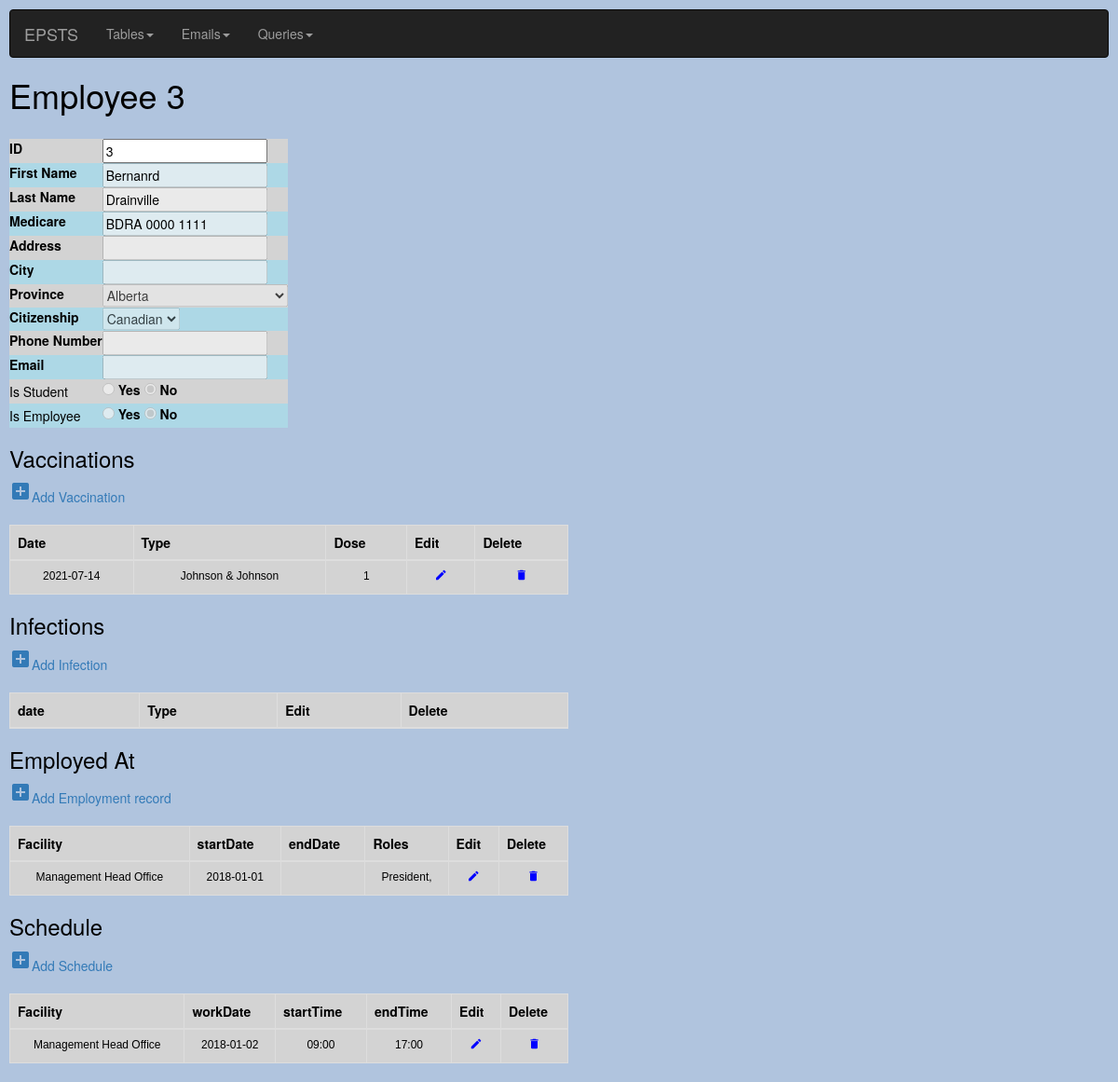
Screenshot of /main/web/edit_person.php?id=3&action=view&mode=employee with the database file from the repository.
### tables this page shows
CREATE TABLE Persons (
    personID int PRIMARY KEY AUTO_INCREMENT,
    firstName varchar(100),
    lastName varchar(100),
    dateOfBirth date,
    medicare varchar(14) NOT NULL UNIQUE ,  
    medicareExpiryDate date,
    phoneNumber varchar(14),     
    address varchar(200),
    city varchar(100),
    province char(2),
    citizenship varchar(50),
    email varchar(200),
    isStudent bool DEFAULT false,
    isEmployee bool DEFAULT false
);

CREATE TABLE Employees (
    personID int,
    facilityID int,
    startDate date,
    endDate date,
    primaryEmploymentRoleID int NOT NULL,
    secondaryEmploymentRoleID int,
    tertiaryEmploymentRoleID int,
    PRIMARY KEY (personID, facilityID, startDate),
    FOREIGN KEY (personID) REFERENCES Persons(personID),
    FOREIGN KEY (facilityID) REFERENCES Facilities(facilityID),
    FOREIGN KEY (primaryEmploymentRoleID) REFERENCES EmploymentRoles(employmentRoleID),
    FOREIGN KEY (secondaryEmploymentRoleID) REFERENCES EmploymentRoles(employmentRoleID),
    FOREIGN KEY (tertiaryEmploymentRoleID) REFERENCES EmploymentRoles(employmentRoleID)
);

CREATE TABLE Facilities (
    facilityID int PRIMARY KEY AUTO_INCREMENT,
    ministryID int,
    name varchar(100),
    address varchar(100),
    city varchar(100),
    province char(2),
    postalCode varchar(7),
    phoneNumber varchar(14),
    web varchar(200),
    capacity int,
    isManagementHeadOffice bool DEFAULT false,
    isManagementGeneral bool DEFAULT false,
    isSchoolPrimary bool DEFAULT false,
    isSchoolMiddle bool DEFAULT false,
    isSchoolHigh bool DEFAULT false,
    FOREIGN KEY (ministryID) REFERENCES Ministries(ministryID)
);

CREATE TABLE EmploymentRoles (
    employmentRoleID int PRIMARY KEY,
    title varchar(100),
    isHead bool DEFAULT false
);

CREATE TABLE Schedule (
    workDate date,
    personID int,
    facilityID int,
    startTime int,
    endTime int,
    PRIMARY KEY (personID, facilityID, workDate, startTime),
    FOREIGN KEY (personID, facilityID) REFERENCES Employees(personID, facilityID)
        ON DELETE CASCADE
);

### main/web/edit_person.php (the view, shortened to what the rows shown need)
<?php require('globals.php'); ?>
<?php
$conn = createConnection();
$action = null;
if (isset($_GET['action'])) {
    $action = $_GET['action'];
}
if ($action == "view" || $action == "delete") {
    $readonly = "disabled";
} else {
    $readonly = '';
}
$mode = $_GET['mode'];
$record['personID'] = -1;
$record['firstName'] = "";
$record['lastName'] = "";
$record['address'] = "";
$record['medicare'] = "";
$record['city'] = "";
$record['province'] = "QC";
$record['citizenship'] = "Canadian";
$record['phoneNumber'] = "";
$record['email'] = "";
if ($mode == 'student') {
    $record['isStudent'] = 1;
    $record['isEmployee'] = 0;
} else {
    $record['isStudent'] = 0;
    $record['isEmployee'] = 1;
}
if ($action != 'add') {
    $row = selectSingleTuple("SELECT * FROM Persons WHERE personID = " . $_GET['id']);
    if ($row != null) {
        $record['personID'] = $row['personID'];
        $record['firstName'] = $row['firstName'];
        $record['lastName'] = $row['lastName'];
        $record['address'] = $row['address'];
        $record['city'] = $row['city'];
        $record['province'] = $row['province'];
        $record['citizenship'] = $row['citizenship'];
        $record['phoneNumber'] = $row['phoneNumber'];
        $record['email'] = $row['email'];
        $record['medicare'] = $row['medicare'];
        $record['isStudent'] = $row['isStudent'];
        $record['isEmployee'] = $row['isEmployee'];
    }
}
?>
<!DOCTYPE html>
<html lang="en">
<head>
    <?php commonHead(); ?>
</head>
<body>
<main>
    <?php commonNav(); ?>
    <?php $modestring = ($_GET['mode'] == "student" ? 'Student' : 'Employee') ?>
    <?php
    if ($action == 'add') {
        echo "<h1>Add $modestring </h1>";
    } else {
        echo "<h1>$modestring " . $record['personID'] . "</h1>";
    }
    ?>
    <form action="edit_person.php" method="post">
        <table>
            <tr <?php if ($action == 'add') echo 'style="display:none;' ?>>
                <td><input type="number" name="personID" size="4" value="<?= $record['personID'] ?>" readonly></td>
            </tr>
            <tr>
                <td><input type="text" name="firstName" maxlength="100" <?= $readonly ?>
                           value="<?= $record['firstName'] ?? '' ?>">
            </tr>
            <tr>
                <td><input type="text" name="lastName" maxlength="100" <?= $readonly ?>
                           value="<?= $record['lastName'] ?? '' ?>">
            </tr>
            <tr>
                <td><input type="text" name="medicare" maxlength="14" <?= $readonly ?>
                           value="<?= $record['medicare'] ?? '' ?>"></td>
            </tr>
            <tr>
                <td>
                <input type="radio" name="isStudent"
                           value="1" <?= $readonly ?> <?= ($record['isStudent'] == 1) ? "checked" : "" ?> <?= ($_GET['mode']  == 'student' && $_GET['action'] == 'add') ? 'disabled' : ''?>>
                    <label for="isStudent">Yes</label>
                    <input type="radio" name="isStudent"
                           value="0" <?= $readonly ?> <?= ($record['isStudent'] == 0) ? "checked" : ""?> <?= ($_GET['mode']  == 'student' && $_GET['action'] == 'add') ? 'disabled' : ''?>>
                    <label for="isStudent">No</label>
                </td>
            </tr>
            <tr>
                <td>
                    <input type="radio" name="isEmployee"
                           value="1" <?= $readonly ?> <?= ($record['isEmployee'] == 1) ? "checked" : "" ?> <?= ($_GET['mode']  == 'employee' && $_GET['action'] == 'add') ? 'disabled' : ''?>>
                    <label for="isEmployee">Yes</label>
                    <input type="radio" name="isEmployee"
                           value="0" <?= $readonly ?> <?= ($record['isEmployee'] == 0) ? "checked": ""?><?= ($_GET['mode']  == 'employee' && $_GET['action'] == 'add') ? 'disabled' : ''?>>
                    <label for="isEmployee">No</label>
                </td>
            </tr>
        </table>
    </form>
    <?php if ($action =='view') {
        generateVaccinationsTable($record['personID'],$conn, $_GET['mode']);
        generateInfectionTable($record['personID'],$conn, $_GET['mode']);
        if ($_GET['mode'] == "employee") {
            generateEmploymentTable($record['personID'], $conn);
            generateScheduleTable($record['personID'], $conn);
        }
    }
    ?>
</main>
</body>
<html>

### main/web/globals.php (shortened to what the rows shown need)
<?php
function commonHead() {
        echo "\t<link rel='stylesheet' href='https://maxcdn.bootstrapcdn.com/bootstrap/3.4.1/css/bootstrap.min.css'>\r\n";
        echo "\t<link rel='stylesheet' href='style2.css'>\r\n";
    }
function commonNav() {
    echo "<nav class='navbar navbar-inverse'>\r\n";
    echo "\t<div class='container-fluid'>\r\n";
    echo "\t</div>\r\n";
    echo "</nav>\r\n";
}
function createConnection() {
    $conn = new mysqli($GLOBALS['servername'], $GLOBALS['username'], $GLOBALS['password'], $GLOBALS['dbname']);
    if ($conn->connect_error) {
        die("Connection failed: " . $conn->connect_error);
    } else {
        return $conn;
    }
}
function selectSingleTuple($sql, $conn = null) {
    if ($conn == null) {
        $conn = createConnection();
        $closeconn=true;
    }
    try {
        $result= mysqli_query($conn, $sql);
    } catch (mysqli_sql_exception $e) {
        echo "<div class='error'>MySQl returned error evaluating : " . $sql . "<br>Message: " . $e->getMessage() . "</div>";
        return;
    }
    $row = mysqli_fetch_assoc($result);
    if ($row == null) {
        echo "<div class='error'>Query failed to return a single row: " . $sql . "</div>";
        exit();
    } else {
        return $row;
    }
}
function timeIntToString($time) {
    $time = (int)$time;
    $hours = (int)($time / 100);
    $minutes = $time % 100;
    $hours = str_pad($hours, 2, '0', STR_PAD_LEFT);
    $minutes = str_pad($minutes, 2, '0', STR_PAD_LEFT);
    return $hours . ':' . $minutes;
}
function generateVaccinationsTable($personID, $conn=null, $returnmode= null) {
    echo "<h3>Vaccinations</h3>";
    echo "<a href='edit_vaccination.php?personID=$personID&action=add".($returnmode != null? "&returnmode=$returnmode" : "")."'><i class='material-icons'>add_box</i>Add Vaccination</a>";
    echo "<br/><br/>";
    echo "<table class='table table-bordered table-hover table-sm'>";
    echo "<thead>";
    echo "<tr><th>Date</th><th>Type</th><th>Dose</th>";
    echo "<th>Edit</th><th>Delete</th></tr>";
    echo "</thead>";
    echo "<tbody>";
    echo "</tbody>";
    echo "</table>";
}
function generateInfectionTable($personID, $conn=null, $returnmode= null) {
    echo "<h3>Infections</h3>";
    echo "<a href='edit_infection.php?personID=$personID&action=add".($returnmode != null? "&returnmode=$returnmode" : "")."'><i class='material-icons'>add_box</i>Add Infection</a>";
    echo "<br/><br/>";
    echo "<table class='table table-bordered table-hover table-sm'>";
    echo "<thead>";
    echo "<tr><th>date</th><th>Type</th>";
    echo "<th>Edit</th><th>Delete</th></tr>";
    echo "</thead>";
    echo "</table>";
}
function generateScheduleTable($personID, $conn=null) {
    $sql = "SELECT workDate, facilityID, startTime, endTime, name  FROM Schedule NATURAL JOIN Facilities WHERE personID=$personID ORDER BY workDate DESC, startTime";
    try {
        $result= mysqli_query($conn, $sql);
    } catch (mysqli_sql_exception $e) {
        echo "<div class='error'>MySQl returned error evaluating : " . $sql . "<br>Message: " . $e->getMessage() . "</div>";
        return;
    }
    $tables = mysqli_fetch_all($result);
    echo "<h3>Schedule</h3>";
    echo "<a href='edit_schedule.php?personID=$personID&action=add'><i class='material-icons'>add_box</i>Add Schedule</a>";
    echo "<br/><br/>";
    echo "<table class='table table-bordered table-hover table-sm'>";
    echo "<thead>";
    echo "<tr><th>Facility</th><th>workDate</th><th>startTime</th><th>endTime</th>";
    echo "<th>Edit</th><th>Delete</th></tr>";
    echo "</thead>";
    echo "<tbody>";
    foreach ($tables as $table) {
        $workDate=$table[0];
        $facilityID = $table[1];
        $startTime= $table[2];
        $endTime = $table[3];
        $facilityName = $table[4];
        echo "<tr class='tablerow'>";
        echo "<td>".$facilityName."</td>";
        echo "<td>".$workDate."</td>";
        echo "<td>".timeIntToString($startTime)."</td>";
        echo "<td>".timeIntToString($endTime)."</td>";
        echo "<td><a href=\"edit_schedule.php?personID=$personID&workDate=".$workDate."&facilityID=$facilityID&startTime=$startTime&action=edit\"><i class='material-icons'>edit</i></a></td>";
        echo "<td><a href=\"edit_schedule.php?personID=$personID&workDate=".$workDate."&facilityID=$facilityID&startTime=$startTime&action=delete\"><i class='material-icons'>delete</i></a></td>";
        echo "</tr>\r\n";
    }
    echo "</tbody>";
    echo "</table>";
}
function generateEmploymentTable($personID, $conn=null) {
    $sql = "SELECT facilityID, startDate, endDate,name,primaryEmploymentRoleID, secondaryEmploymentRoleID, tertiaryEmploymentRoleID  FROM Employees NATURAL JOIN Facilities WHERE personID=$personID ORDER BY startDate DESC";
    try {
        $result= mysqli_query($conn, $sql);
    } catch (mysqli_sql_exception $e) {
        echo "<div class='error'>MySQl returned error evaluating : " . $sql . "<br>Message: " . $e->getMessage() . "</div>";
        return;
    }
    $tables = mysqli_fetch_all($result);
    $sql = "SELECT * FROM EmploymentRoles";
    $result= mysqli_query($conn, $sql);
    $roles = mysqli_fetch_all($result);
    echo "<h3>Employed At</h3>";
    echo "<a href='edit_employment.php?personID=$personID&action=add'><i class='material-icons'>add_box</i>Add Employment record</a>";
    echo "<br/><br/>";
    echo "<table class='table table-bordered table-hover table-sm'>";
    echo "<thead>";
    echo "<tr><th>Facility</th><th>startDate</th><th>endDate</th><th>Roles</th>";
    echo "<th>Edit</th><th>Delete</th></tr>";
    echo "</thead>";
    echo "<tbody>";
    foreach ($tables as $table) {
        $facilityID = $table[0];
        $startDate=$table[1];
        $endDate = $table[2];
        $facilityName = $table[3];
        $role1 = $table[4];
        $roletotal = "";
        foreach ($roles as $role)
            if ($role[0]==$role1)
                $roletotal = $roletotal . $role[1] . ", ";
        echo "<tr class='tablerow'>";
        echo "<td>".$facilityName."</td>";
        echo "<td>".$startDate."</td>";
        echo "<td>".$endDate."</td>";
        echo "<td>".$roletotal."</td>";
        echo "<td><a href=\"edit_employment.php?personID=$personID&startDate=".$startDate."&facilityID=$facilityID&action=edit\"><i class='material-icons'>edit</i></a></td>";
        echo "<td><a href=\"edit_employment.php?personID=$personID&startDate=".$startDate."&facilityID=$facilityID&action=delete\"><i class='material-icons'>delete</i></a></td>";
        echo "</tr>\r\n";
    }
    echo "</tbody>";
    echo "</table>";
}
?>

### rows the page displays
persons: personID "3", firstName "Bernanrd", lastName "Drainville", medicare "BDRA 0000 1111", isStudent "☑", isEmployee "☑"
employees: facilityID.name "Management Head Office", startDate "2018-01-01", primaryEmploymentRoleID.title "President,"
schedule: facilities.name "Management Head Office", workDate "2018-01-02", startTime "09:00", endTime "17:00"

### other values shown
$modestring "Employee"
$table[0] "2021-07-14"
$table[1] "Johnson & Johnson"
$table[2] "1"
